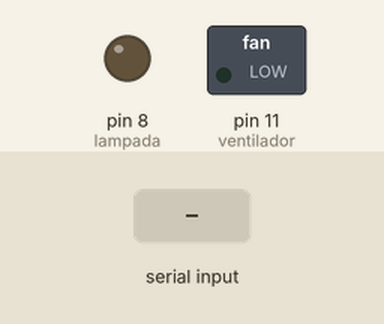
A sketch run on a simulated Arduino Uno, built with avr-gcc and run on an emulated ATmega328P. On the bench: switched loads named in the sketch (green lamp = pin HIGH), output pins drawn as LEDs (lit = HIGH). Inputs (shaded band) come from the test bench.

Above: at 1.2 s.
1.3 s: "b" received over Serial
At 2.1 s:
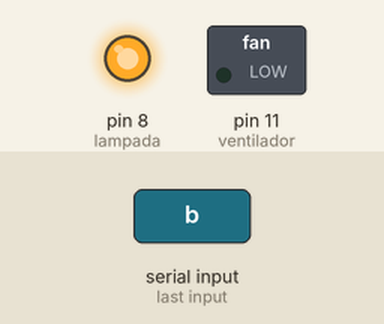
2.8 s: "d" received over Serial
At 3.2 s:
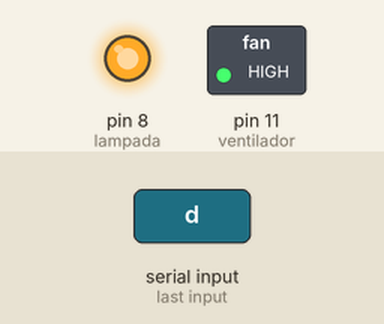
4.3 s: "a" received over Serial
At 5.5 s:
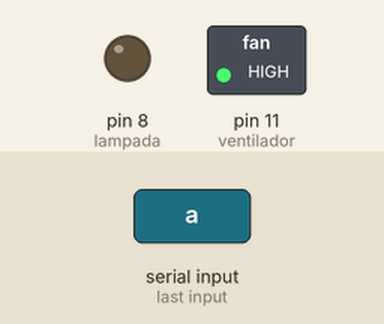
5.8 s: "c" received over Serial
At 6.7 s:
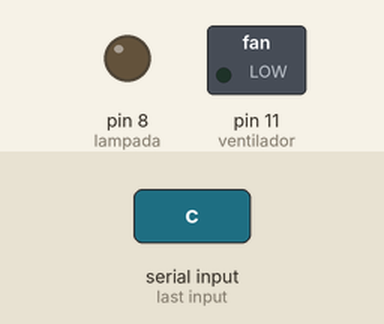
7.3 s: "f" received over Serial
At 7.8 s:
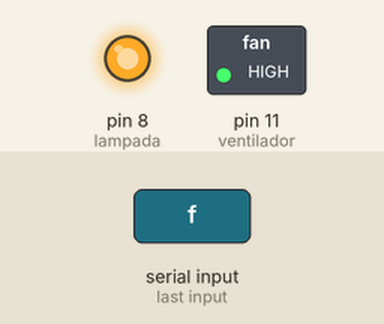
Timing chart, 0 to 9.8 s (numbered marks = the images above; inputs shaded):
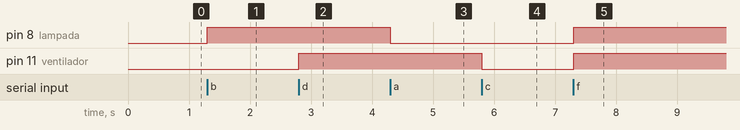

The sketch:

c_digo_hawking.ino
```cpp
//Michael Moraes Sanino //estuartyy@gmail.com //12/05/2018
//Comando de voz com App Inventor

int LeituraBluetooth; //Variável que irá receber o comando do Android
int lampada = 8; //variavel da lampada
int ventilador = 11; //variavel do ventilador

void setup(){
 pinMode(lampada,OUTPUT); //Definindo o pino 8 como saída
 pinMode(ventilador,OUTPUT); //Definindo o pino 12 como saída
 Serial.begin(9600); //Inicia comunicação serial
}

void loop(){
  if(Serial.available()>0){
    LeituraBluetooth=Serial.read();

  //função lampada
    if(LeituraBluetooth == 'a'){
    digitalWrite(lampada, LOW);
    }else{
      if(LeituraBluetooth == 'b'){
      digitalWrite(lampada, HIGH);
    }
    }

  //função ventilador
    if(LeituraBluetooth == 'c'){
        digitalWrite(ventilador, LOW);
    }else{
    if(LeituraBluetooth == 'd'){
    digitalWrite(ventilador, HIGH);
    }
    }

  //função ligar e desliga tudo
    if(LeituraBluetooth == 'e'){
    digitalWrite(lampada, LOW);
    digitalWrite(ventilador, LOW);
    }else{
    if(LeituraBluetooth == 'f'){
    digitalWrite(lampada, HIGH);
        digitalWrite(ventilador, HIGH);
    }
    }

    //funções para acionamento desliga e liga no botao
  if(LeituraBluetooth == 'g'){
    digitalWrite(lampada, LOW);
  }else{
        if(LeituraBluetooth == 'h'){
        digitalWrite(lampada, HIGH);
        }
    }

    if(LeituraBluetooth == 'i'){
        digitalWrite(ventilador, LOW);
    }else{
        if(LeituraBluetooth == 'j'){
    digitalWrite(ventilador, HIGH);
        }
     }
  }
}
```

Measured:
- after the input at 1.3 s, pin 8 (lampada): LOW → HIGH at once
- after the input at 2.8 s, pin 11 (ventilador): LOW → HIGH at once
- after the input at 4.3 s, pin 8 (lampada): HIGH → LOW at once
- after the input at 5.8 s, pin 11 (ventilador): HIGH → LOW at once
- after the input at 7.3 s, pin 8 (lampada), pin 11 (ventilador): LOW → HIGH at once
